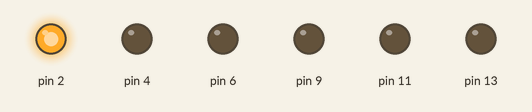
Bench run of a sketch on a simulated Arduino Uno, built with avr-gcc and run on an emulated ATmega328P. Parts: output pins drawn as LEDs (lit = HIGH).

Above: at 0.2 s.
At 2.2 s:
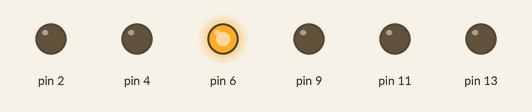
At 3.2 s:
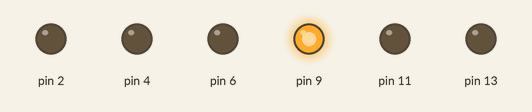
At 3.7 s:
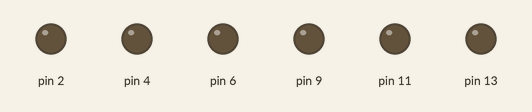
At 5.2 s:
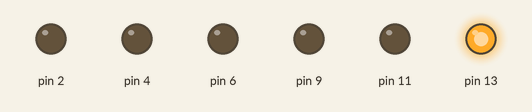
At 7.2 s:
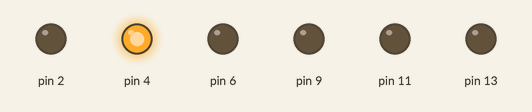
Timing chart, 0 to 7.8 s (numbered marks = the images above):
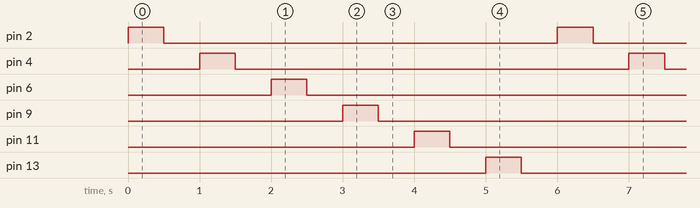

Measured:
- by itself, pin 2, pin 4, pin 6, pin 9, pin 11, pin 13: alternates HIGH for 0.50 s and LOW for 5.5 s
- by itself, everything shown: repeats every 6.0 s, in 12 steps

The sketch:

Alternating_Blinky_Lights.ino
```cpp
// altenate changing color
void setup() {
  // put your setup code here, to run once:
    pinMode(2, OUTPUT);
    pinMode(4, OUTPUT);
    pinMode(6, OUTPUT);
    pinMode(9, OUTPUT);
    pinMode(11, OUTPUT);
    pinMode(13, OUTPUT);

}

void loop() {
  // put your main code here, to run repeatedly:
    digitalWrite(2, HIGH);
    delay(500);
    digitalWrite(2,  LOW);
    delay(500);
    digitalWrite(4, HIGH);
    delay(500);
    digitalWrite(4, LOW);
    delay(500);
    digitalWrite(6, HIGH);
    delay(500);
    digitalWrite(6, LOW);
    delay(500);
    digitalWrite(9, HIGH);
    delay(500);
    digitalWrite(9, LOW);
    delay(500);
    digitalWrite(11, HIGH);
    delay(500);
    digitalWrite(11, LOW);
    delay(500);
    digitalWrite(13, HIGH);
    delay(500);
    digitalWrite(13, LOW);
    delay(500);


}
```
